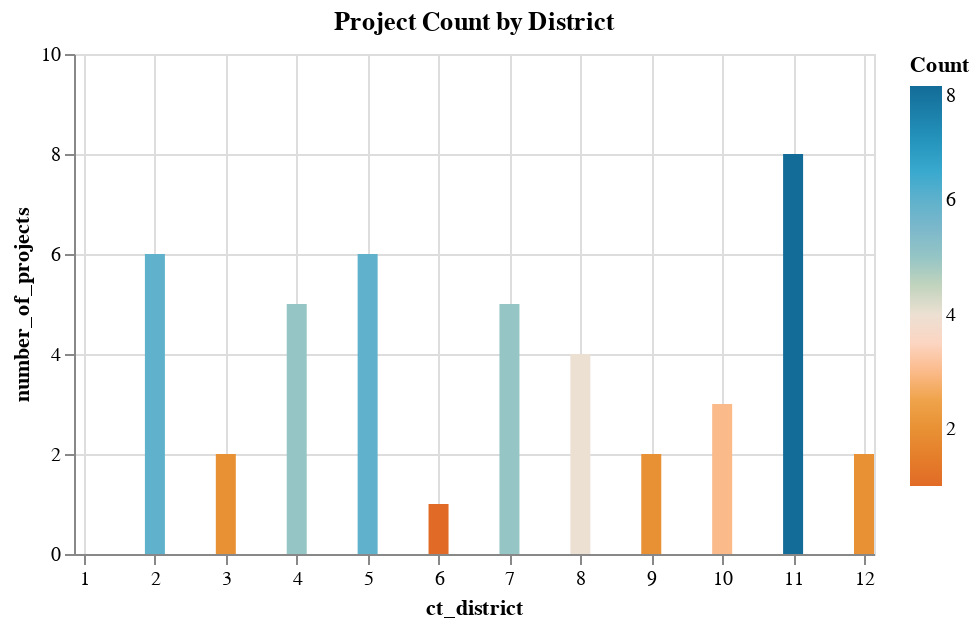

The cell this chart's notebook holds for it:
### Markdown cell above
### Finishing Touches 
* `.properties(width=400, height=250)` adjusts the size of your chart. 
* `tooltip=[columns you want]` allows you to create a tooltip that pops up when you hover over each bar/circle/etc.
* `.mark_bar(size=10)` adjusts the size of the bar/circle/etc.

### Code cell
alt.Chart(pivot_median, title="Project Count by District").mark_bar(size=10).encode(
    x=alt.X("ct_district", scale=alt.Scale(domain=[1, 12])),
    y=alt.Y("number_of_projects", scale=alt.Scale(domain=[0, 10])),
    color=alt.Color(
        "number_of_projects",
        title="Count",
        scale=alt.Scale(range=calitp_color_palette.CALITP_DIVERGING_COLORS),
    ),
    tooltip=["ct_district", "number_of_projects"],
    #ascending = True ???
).properties(width=400, height=250)

### Figure 1 — Vega-Lite specification as saved in the notebook (floating-point values rounded to 4 significant figures)
{"config": {"view": {"continuousWidth": 300, "continuousHeight": 300}}, "data": {"name": "data-9b04d3590f74ac1a3c351c2b684fca70"}, "mark": {"type": "bar", "size": 10}, "encoding": {"color": {"field": "number_of_projects", "scale": {"range": ["#E16B26", "#EB9F3C", "#f6e7e1", "#8CBCCB", "#2EA8CE", "#136C97"]}, "title": "Count", "type": "quantitative"}, "tooltip": [{"field": "ct_district", "type": "quantitative"}, {"field": "number_of_projects", "type": "quantitative"}], "x": {"field": "ct_district", "scale": {"domain": [1, 12]}, "type": "quantitative"}, "y": {"field": "number_of_projects", "scale": {"domain": [0, 10]}, "type": "quantitative"}}, "height": 250, "title": "Project Count by District", "width": 400, "$schema": "https://vega.github.io/schema/vega-lite/v5.14.1.json", "datasets": {"data-9b04d3590f74ac1a3c351c2b684fca70": [{"ct_district": 2, "median": 64.5, "number_of_projects": 6}, {"ct_district": 3, "median": 76.0, "number_of_projects": 2}, {"ct_district": 4, "median": 76.0, "number_of_projects": 5}, {"ct_district": 5, "median": 74.0, "number_of_projects": 6}, {"ct_district": 6, "median": 76.0, "number_of_projects": 1}, {"ct_district": 7, "median": 78.0, "number_of_projects": 5}, {"ct_district": 8, "median": 74.5, "number_of_projects": 4}, {"ct_district": 9, "median": 67.0, "number_of_projects": 2}, {"ct_district": 10, "median": 65.0, "number_of_projects": 3}, {"ct_district": 11, "median": 68.0, "number_of_projects": 8}, {"ct_district": 12, "median": 62.0, "number_of_projects": 2}]}}
